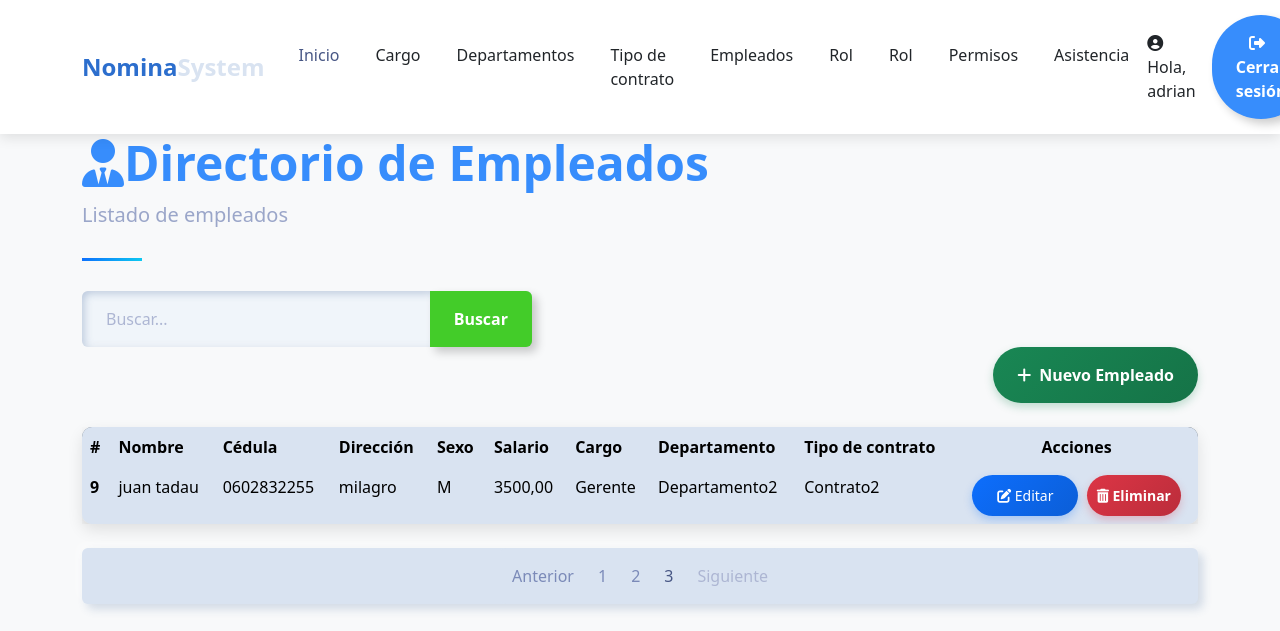
/payroll/list/employees/?page=3 (signed in), run on an earlier commit of the app's database.
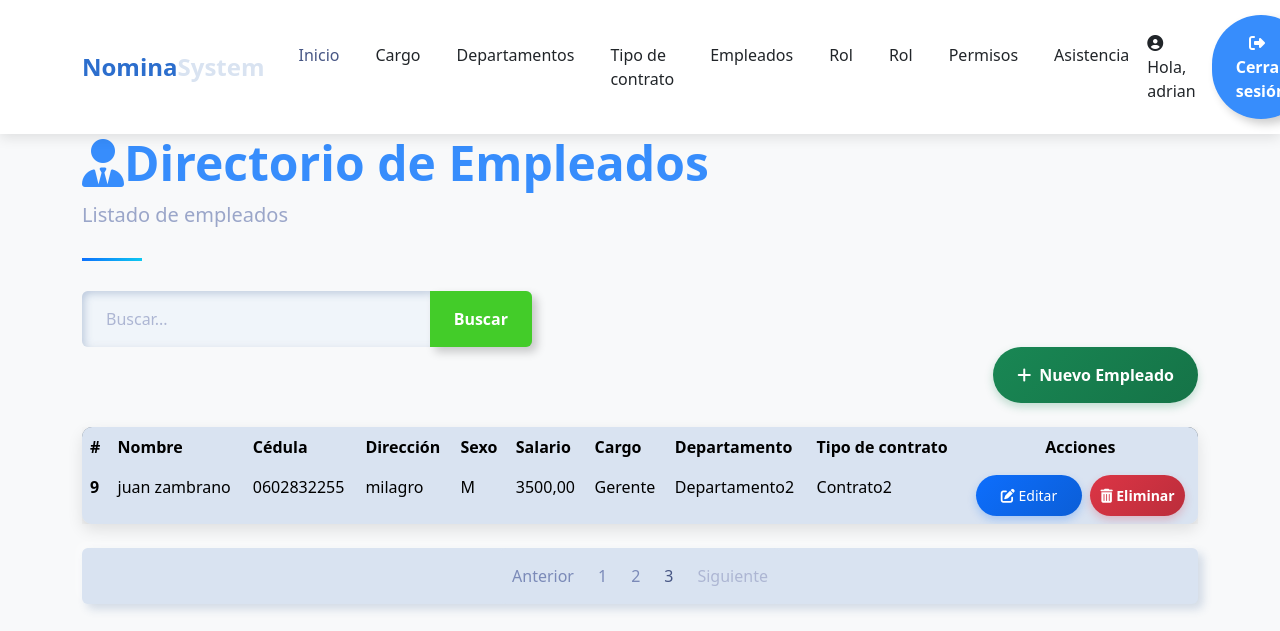
And on a later commit of the database.
### payroll/models.py (models this page shows, shortened)
class Employee(models.Model):
    SEX_CHOICES = [
        ('M', 'Masculino'),
        ('F', 'Femenino'),
        ]
    name = models.CharField(max_length=100)
    dni = models.CharField(max_length=10, unique=True)
    address = models.TextField()
    sex = models.CharField(max_length=1, choices=SEX_CHOICES)
    salary = models.DecimalField(max_digits=10, decimal_places=2, validators=[MinValueValidator(0.01)])
    position = models.ForeignKey(Position, on_delete=models.CASCADE)
    department = models.ForeignKey(Department,on_delete=models.CASCADE)
    contract_type = models.ForeignKey(ContractType,on_delete=models.CASCADE)

class Position(models.Model):
    description = models.CharField(max_length=100)
    def __str__(self):
        return self.description

class Department(models.Model):
    description = models.CharField(max_length=100)
    def __str__(self):
        return self.description

class ContractType(models.Model):
    description = models.CharField(max_length=100)
    def __str__(self):
        return self.description

### payroll/views/employees.py (the view)
# urls.py: path('list/employees/',employees.list_employee,name='list_employees'),
@login_required(login_url='sign_in')
def list_employee(request):
    try:
        query=request.GET.get('search',None)
        if query:
            list_employees=Employee.objects.filter(Q(name__icontains=query) | Q(dni__icontains=query) | Q(address__icontains=query) | Q(sex__icontains=query) | Q(salary__icontains=query) | Q(position__description__icontains=query) | Q(department__description__icontains=query) |Q(contract_type__description__icontains=query))
        else:
            list_employees=Employee.objects.all()
        context=paginator(request,list_employees)
        return render(request,'employee/list_employees.html',context)
    except Exception:
        context['error']='Error al buscar'
        return render(request,'employee/list_employees.html',context)

### payroll/helpers/utilies.py (called while the page is built)
def paginator(request,objects):
    paginator=Paginator(objects,3)
    page_number=request.GET.get('page')
    registers=paginator.get_page(page_number)
    current_page = registers.number
    total_pages = paginator.num_pages
    pages_range = []
    for i in range(1, total_pages + 1):
        if abs(i - current_page) <= 2 or i == 1 or i == total_pages:
            pages_range.append(i)
    return {'registers': registers,'pages_range':pages_range,'current_page':current_page}

### template/employee/list_employees.html (shortened to what this page needs)
{% extends 'layout/base_nav.html' %}
{% load static %}
{% block extra_css %}
<link href="{% static 'css/tablestyle.css' %}" rel="stylesheet">
{% endblock %}
{% block content %}
<div class="container">
    <header class="page-header">
        <h1 class="display-5 fw-bold text-primary">
            <i class="fas fa-user-tie"></i>Directorio de Empleados
        </h1>
        <p class="lead text-muted">Listado de empleados</p>
    </header>
    <form action="" style="max-width: 450px;">
        <div class="input-group">
            <input type="text" class="form-control" placeholder="Buscar..." name="search"
                value="{{ request.GET.search }}">
            <button class="btn btn-outline-success" data-bs-toggle="tooltip"
                data-bs-title="Escriba parte del apellido y click en buscar">
                Buscar
            </button>
        </div>
    </form>
    <div class="d-flex justify-content-end mb-4">
        <a class="btn btn-success" href="{% url 'payroll:create_employee' %}" style="color: white;">
            <i class="fas fa-plus me-2"></i>Nuevo Empleado
        </a>
    </div>
    <div class="card mb-4">
        <div class="card-body p-0">
            <div class="table-responsive">
                <table class="table table-hover mb-0">
                    <thead>
                        <tr>
                            <th scope="col">#</th>
                            <th scope="col">Nombre</th>
                            <th scope="col">Cédula</th>
                            <th scope="col">Dirección</th>
                            <th scope="col">Sexo</th>
                            <th scope="col">Salario</th>
                            <th scope="col">Cargo</th>
                            <th scope="col">Departamento</th>
                            <th scope="col">Tipo de contrato</th>
                            <th scope="col" class="text-center">Acciones</th>
                        </tr>
                    </thead>
                    <tbody>
                        {% for item in registers %}
                        <tr>
                            <th scope="row">{{item.id}}</th>
                            <td>{{item.name}}</td>
                            <td>{{item.dni}}</td>
                            <td>{{item.address}}</td>
                            <td>{{item.sex}}</td>
                            <td>{{item.salary}}</td>
                            <td>{{item.position}}</td>
                            <td>{{item.department}}</td>
                            <td>{{item.contract_type}}</td>
                            <td class="text-center">
                                <a href="{% url 'payroll:update_employee' item.id %}" class="btn btn-sm btn-primary me-1" style="color: white;">
                                    <i class="fas fa-edit"></i> Editar
                                </a>
                                <a href="{% url 'payroll:delete_employee' item.id %}" class="btn btn-sm btn-danger" style="color: white;padding: 10px;">
                                    <i class="fas fa-trash-alt"></i> Eliminar
                                </a>
                            </td>
                        </tr>
                        {% endfor %}
                    </tbody>
                </table>
            </div>
        </div>
    </div>
    {% include 'layout/paginator.html' %}
</div>
{% endblock %}

What changed in the data, as far as the page shows it:
changed Employee "milagro": name "juan tadau" → "juan zambrano"
